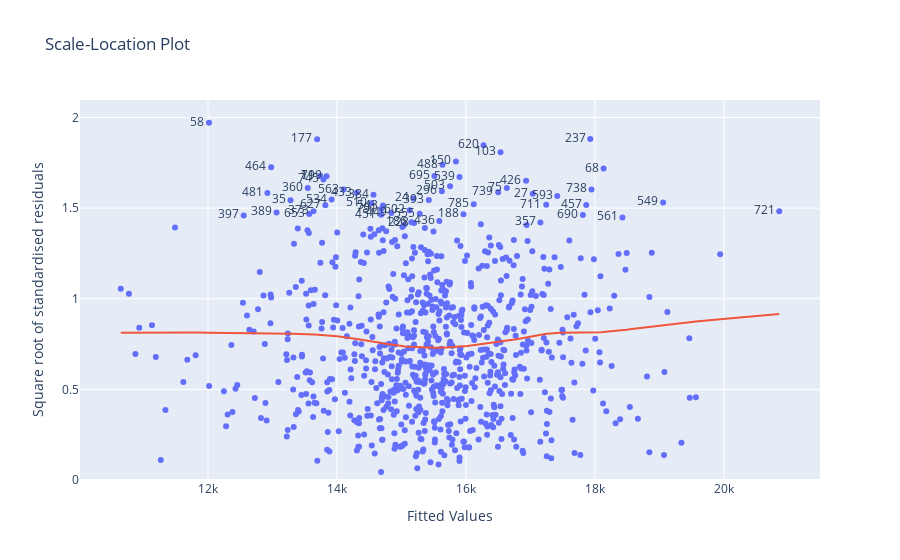

The notebook cell saved with this chart:
### Markdown cell above
## Futher investigation
Checking homoscedasticity of residuals in the regression model

### Code cell
fig= go.Figure(go.Scatter(
x = y_hat,
y = root_residuals,
text = outliers,
hoverinfo = "skip",
mode = "markers+text",
showlegend=False)
)
fig= fig.update_yaxes(rangemode= "tozero")
fig= fig.update_traces(textposition= "middle left")
fig= fig.add_trace(go.Scatter(
x = loess[:,0],
y = loess[:,1],
mode = "lines",
name = "LOESS",
showlegend= False)
)
fig.update_layout(
title = "Scale-Location Plot",
xaxis_title= "Fitted Values",
yaxis_title= dict(text="Square root of standardised residuals",font=dict(size=14))
)

### Figure 1 — Plotly figure (JSON) as saved in the notebook; plotly's stock layout.template omitted (floating-point values rounded to 4 significant figures; data arrays with more than 128 entries replaced by an {"elided": "..."} marker saying what was removed)
{"data": [{"hoverinfo": "skip", "mode": "markers+text", "showlegend": false, "text": {"elided": "800 str values"}, "textposition": "middle left", "type": "scatter", "x": {"elided": "800 float values"}, "y": {"elided": "800 float values"}}, {"mode": "lines", "name": "LOESS", "showlegend": false, "type": "scatter", "x": {"elided": "800 float values"}, "y": {"elided": "800 float values"}}], "layout": {"autosize": true, "title": {"text": "Scale-Location Plot"}, "xaxis": {"autorange": true, "range": [10030.0, 21480.0], "title": {"text": "Fitted Values"}, "type": "linear"}, "yaxis": {"autorange": true, "range": [0, 2.121], "rangemode": "tozero", "title": {"font": {"size": 14}, "text": "Square root of standardised residuals"}, "type": "linear"}}}
